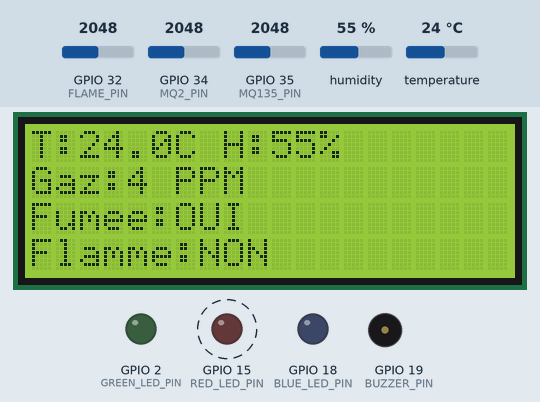
Recording of a sketch running on a simulated ESP32. On the bench: 20×4 character LCD, output pins drawn as LEDs (lit = HIGH), buzzer (waves = sounding). Dashed ring = blinking. The test bench sets the inputs (shaded band); at power-on: GPIO 35 (MQ135_PIN) = 2048, GPIO 32 (FLAME_PIN) = 2048, humidity 55 %, GPIO 34 (MQ2_PIN) = 2048, temperature 24 °C. WiFi joins after 1.5 s; servers stay silent unless stated; uploads are accepted with an empty reply; what the sketch prints to the serial monitor is not drawn.

Above: at 9.4 s.
9.5 s: GPIO 35 (MQ135_PIN) set to 1954
At 11.9 s:
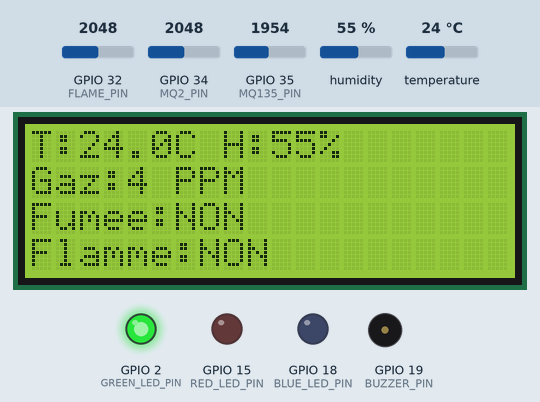
12.2 s: GPIO 32 (FLAME_PIN) set to 1958
At 14.32 s:
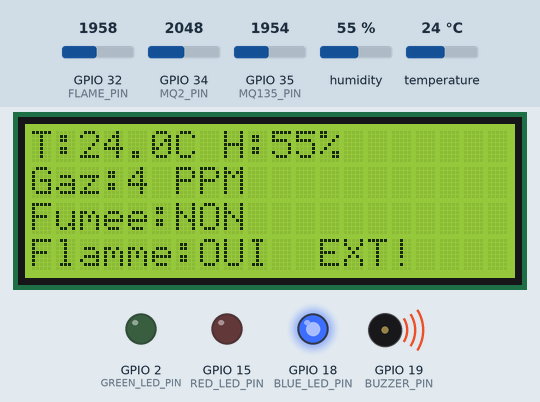
14.8 s: GPIO 35 (MQ135_PIN) set to 2040
At 16.32 s:
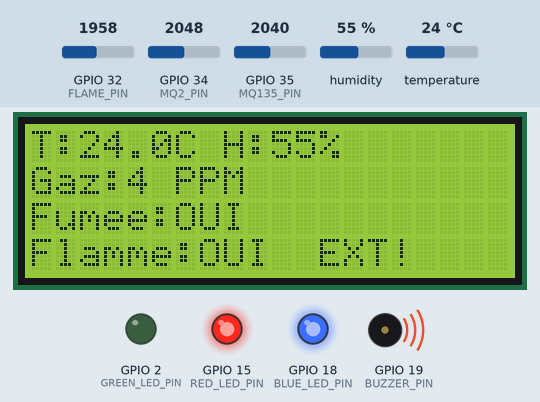
17.3 s: humidity set to 22 %
At 21.17 s:
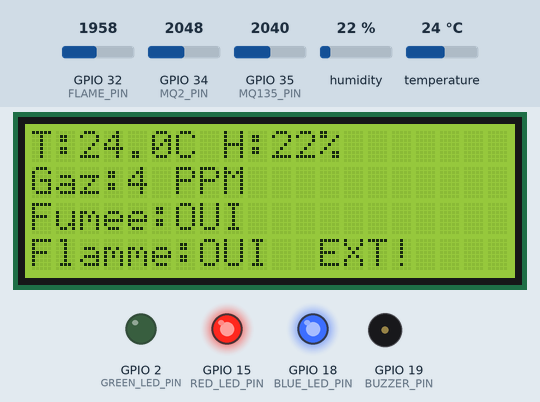
22.0 s: GPIO 32 (FLAME_PIN) set to 2040
At 23.17 s:
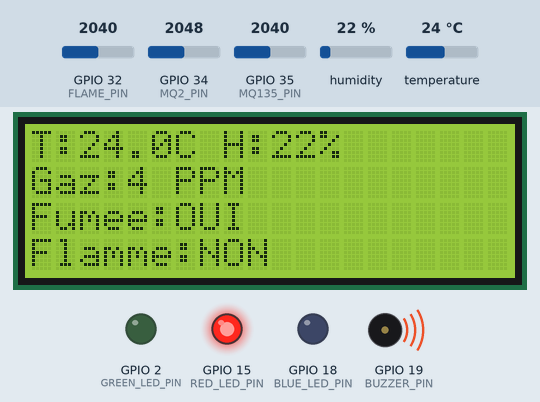
24.2 s: GPIO 35 (MQ135_PIN) set to 1960
At 25.6 s:
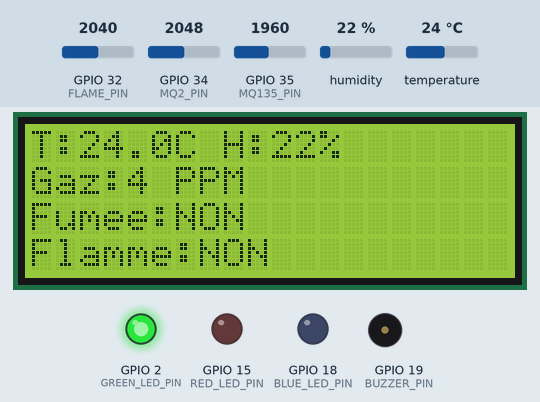
Timing chart, 0 to 27.0 s (numbered marks = the images above; inputs shaded):
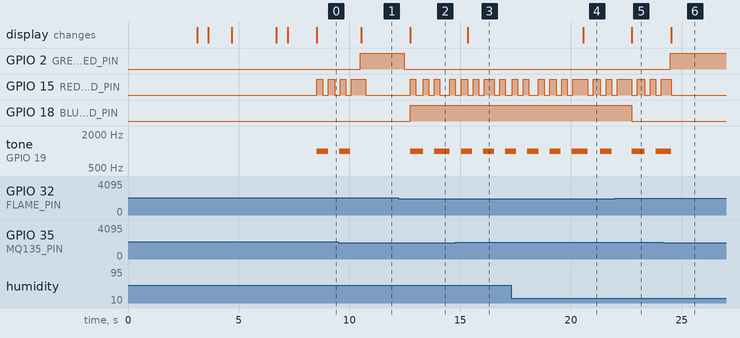

Measured:
- the behaviour switches between 2001 and 2000 on GPIO 35 (MQ135_PIN) (found by bisection; images 0 and 1)
- the behaviour switches between 2000 and 1999 on GPIO 32 (FLAME_PIN) (found by bisection; images 1 and 2)
- after the input at 9.5 s, GPIO 2 (GREEN_LED_PIN): LOW → HIGH after 0.98 s; GPIO 15 (RED_LED_PIN): goes on until 10.7 s, then stays LOW; tone on GPIO 19 (BUZZER_PIN): goes on until 10.0 s, then stays silent; the display: changes after 1.0 s (image 1)
- after the input at 12.2 s, GPIO 2 (GREEN_LED_PIN): HIGH → LOW after 0.28 s; GPIO 15 (RED_LED_PIN): LOW → HIGH after 0.54 s, → LOW 0.25 s later, → HIGH 0.34 s later, → LOW 0.25 s later, … (8 changes in this stretch)
- after the input at 14.8 s, the display: changes after 0.53 s (image 3)
- after the input at 17.3 s, the display: changes after 3.3 s (image 4)
- after the input at 22.0 s, GPIO 18 (BLUE_LED_PIN): HIGH → LOW after 0.74 s; the display: changes after 0.74 s (image 5)
- after the input at 24.2 s, GPIO 2 (GREEN_LED_PIN): LOW → HIGH after 0.28 s; GPIO 15 (RED_LED_PIN): goes on until 24.5 s, then stays LOW; tone on GPIO 19 (BUZZER_PIN): goes on until 24.5 s, then stays silent; the display: changes after 0.33 s (image 6)

The sketch:

sketch_may26a.ino
```cpp
 #include <DHT.h>
#include <LiquidCrystal_I2C.h>
#include <WiFi.h>
#include <HTTPClient.h>

// Configuration WiFi
const char* ssid = "YOUR_WIFI_SSID";
const char* password = "YOUR_WIFI_PASSWORD";

// Configuration Supabase
const String supabaseUrl = "https://YOUR_PROJECT.supabase.co";
const String apiKey = "YOUR_SUPABASE_ANON_KEY";

// Initialisation LCD I2C
LiquidCrystal_I2C lcd(0x27, 20, 4);

// Définition des broches
#define DHTPIN 4
#define DHTTYPE DHT22
#define MQ2_PIN 34         // Gaz - MQ-2 (analogique)
#define MQ135_PIN 35       // Fumée - MQ-135 (analogique)
#define FLAME_PIN 32       // Capteur de flamme (analogique)
#define BUZZER_PIN 19
#define GREEN_LED_PIN 2
#define RED_LED_PIN 15
#define BLUE_LED_PIN 18    // LED bleue pour extincteur

// Seuils
const float tempThreshold = 40.0;
const float humidityThreshold = 20.0;
const float gasPPMThreshold = 200.0;
const int smokeAnalogThreshold = 2000;
const int flameAnalogThreshold = 2000;

// Constantes pour conversion PPM
const float RL_VALUE = 5.0;
const float RO_CLEAN_AIR_FACTOR = 9.83;
const float CALIBRATION_SAMPLE_TIMES = 10;
const float CALIBRATION_SAMPLE_INTERVAL = 50;
const float READ_SAMPLE_INTERVAL = 20;
const float READ_SAMPLE_TIMES = 3;

// Variables
float Ro = 10;
DHT dht(DHTPIN, DHTTYPE);

// Timing
unsigned long lastSensorRead = 0;
unsigned long lastSupabaseUpdate = 0;
unsigned long lastBuzzerToggle = 0;
unsigned long lastLedToggle = 0;
unsigned long lastSupabaseCheck = 0;  // Pour vérifier les commandes depuis l'app
const unsigned long sensorInterval = 1000;
const unsigned long supabaseInterval = 10000;
const unsigned long buzzerInterval = 500;
const unsigned long ledInterval = 250;
const unsigned long supabaseCheckInterval = 2000;  // Vérifier toutes les 2 secondes

// Variables d'état
bool previousFlameState = false;
bool buzzerState = false;
bool ledState = false;
bool alertActive = false;
bool manualExtincteurActive = false;  // État de l'extincteur contrôlé depuis l'app

void setup() {
  Serial.begin(115200);
  lcd.init();
  lcd.backlight();

  // Message de bienvenue
  lcd.setCursor(6, 0);
  lcd.print("BIENVENUE");
  lcd.setCursor(0, 1);
  lcd.print("SYSTEME DE DETECTION");
  lcd.setCursor(6, 2);
  lcd.print("D'INCENDIE");
  delay(3000);

  // Connexion WiFi
  lcd.clear();
  lcd.setCursor(0, 0);
  lcd.print("Connexion WiFi...");
  WiFi.begin(ssid, password);
  Serial.print("Connexion WiFi");

  while (WiFi.status() != WL_CONNECTED) {
    delay(500);
    Serial.print(".");
    lcd.setCursor(0, 1);
    lcd.print("En cours...");
  }

  Serial.println("\nWiFi connecté !");
  lcd.clear();
  lcd.setCursor(0, 0);
  lcd.print("WiFi: CONNECTE");
  lcd.setCursor(0, 1);
  lcd.print("IP: ");
  lcd.print(WiFi.localIP());
  delay(2000);

  // Calibration capteur MQ-2
  lcd.clear();
  lcd.setCursor(0, 0);
  lcd.print("Calibration...");
  Ro = MQCalibration(MQ2_PIN);

  // Configuration des broches
  pinMode(MQ2_PIN, INPUT);
  pinMode(MQ135_PIN, INPUT);
  pinMode(FLAME_PIN, INPUT);
  pinMode(BUZZER_PIN, OUTPUT);
  pinMode(GREEN_LED_PIN, OUTPUT);
  pinMode(RED_LED_PIN, OUTPUT);
  pinMode(BLUE_LED_PIN, OUTPUT);

  dht.begin();

  Serial.println("Système prêt!");
  lcd.clear();
  lcd.setCursor(0, 0);
  lcd.print("SYSTEME PRET!");
  delay(1000);
}

void loop() {
  unsigned long currentMillis = millis();

  // Gestion des alertes
  handleAlerts(currentMillis);

  // Vérifier les commandes depuis l'application
  if (currentMillis - lastSupabaseCheck >= supabaseCheckInterval) {
    lastSupabaseCheck = currentMillis;
    checkSupabaseCommands();
  }

  if (currentMillis - lastSensorRead >= sensorInterval) {
    lastSensorRead = currentMillis;

    // Lecture des capteurs
    float temp = dht.readTemperature();
    float hum = dht.readHumidity();
    float gasPPM = MQGetGasPercentage(MQRead(MQ2_PIN) / Ro);

    int smokeValue = analogRead(MQ135_PIN);
    int flameValue = analogRead(FLAME_PIN);

    bool smokeDetected = smokeValue > smokeAnalogThreshold;
    bool flameDetected = flameValue < flameAnalogThreshold;

    // Vérification DHT
    if (isnan(temp) || isnan(hum)) {
      lcd.clear();
      lcd.setCursor(0, 0);
      lcd.print("Erreur capteur DHT");
      return;
    }

    // Détection alarme - SANS manualExtincteurActive (juste pour LED bleue)
    alertActive = false;
    if (flameDetected || smokeDetected || gasPPM > gasPPMThreshold ||
        temp > tempThreshold || hum < humidityThreshold) {
      alertActive = true;
    }

    // Gestion LED verte
    if (!alertActive) {
      digitalWrite(GREEN_LED_PIN, HIGH);
    } else {
      digitalWrite(GREEN_LED_PIN, LOW);
    }

    // Si l'état de la flamme a changé, mettre à jour l'extincteur
    if (flameDetected != previousFlameState) {
      updateExtincteurState(flameDetected);
      previousFlameState = flameDetected;
    }

    // Affichage LCD avec indication du contrôle manuel
    lcd.clear();
    lcd.setCursor(0, 0);
    lcd.print("T:");
    lcd.print(temp, 1);
    lcd.print("C H:");
    lcd.print(hum, 0);
    lcd.print("%");

    lcd.setCursor(0, 1);
    lcd.print("Gaz:");
    lcd.print(gasPPM, 0);
    lcd.print(" PPM");

    lcd.setCursor(0, 2);
    lcd.print("Fumee:");
    lcd.print(smokeDetected ? "OUI " : "NON");

    lcd.setCursor(0, 3);
    if (manualExtincteurActive) {
      lcd.print("EXTINCTEUR: MANUEL");
    } else {
      lcd.print("Flamme:");
      lcd.print(flameDetected ? "OUI " : "NON");
      if (flameDetected) {
        lcd.print(" EXT!");
      }
    }

    // Debug série
    Serial.print("T:");
    Serial.print(temp);
    Serial.print(" H:");
    Serial.print(hum);
    Serial.print(" Gaz:");
    Serial.print(gasPPM);
    Serial.print(" Fumée:");
    Serial.print(smokeValue);
    Serial.print(" Flamme:");
    Serial.print(flameValue);
    Serial.print(" Détectée:");
    Serial.print(flameDetected ? "OUI" : "NON");
    Serial.print(" Manuel:");
    Serial.println(manualExtincteurActive ? "OUI" : "NON");

    // Envoi périodique vers Supabase
    if (currentMillis - lastSupabaseUpdate >= supabaseInterval) {
      lastSupabaseUpdate = currentMillis;
      sendSensorDataToSupabase(temp, hum, gasPPM, flameDetected, smokeDetected);
    }
  }
}

void handleAlerts(unsigned long currentMillis) {
  // LED bleue : toujours gérée indépendamment (flamme OU contrôle manuel)
  digitalWrite(BLUE_LED_PIN, (previousFlameState || manualExtincteurActive) ? HIGH : LOW);

  if (alertActive) {
    // Gestion buzzer clignotant
    if (currentMillis - lastBuzzerToggle >= buzzerInterval) {
      lastBuzzerToggle = currentMillis;
      buzzerState = !buzzerState;

      if (buzzerState) {
        tone(BUZZER_PIN, 1000);
      } else {
        noTone(BUZZER_PIN);
      }
    }

    // Gestion LED rouge clignotante
    if (currentMillis - lastLedToggle >= ledInterval) {
      lastLedToggle = currentMillis;
      ledState = !ledState;
      digitalWrite(RED_LED_PIN, ledState ? HIGH : LOW);
    }

  } else {
    // Pas d'alerte - éteindre buzzer et LED rouge seulement
    noTone(BUZZER_PIN);
    digitalWrite(RED_LED_PIN, LOW);
    buzzerState = false;
    ledState = false;
  }
}

void sendSensorDataToSupabase(float temp, float hum, float gas, bool flame, bool smoke) {
  if (WiFi.status() != WL_CONNECTED) {
    Serial.println("WiFi non connecté - envoi annulé");
    return;
  }

  HTTPClient http;
  String url = supabaseUrl + "capteurs";

  String jsonPayload = "{";
  jsonPayload += "\"temperature\":" + String(temp, 2) + ",";
  jsonPayload += "\"humidity\":" + String(hum, 2) + ",";
  jsonPayload += "\"gas\":" + String(gas, 2) + ",";
  jsonPayload += "\"flame\":";
  jsonPayload += flame ? "true" : "false";
  jsonPayload += ",";
  jsonPayload += "\"smoke\":";
  jsonPayload += smoke ? "true" : "false";
  jsonPayload += "}";

  Serial.println("=== ENVOI CAPTEURS ===");
  Serial.println("URL: " + url);
  Serial.println("JSON: " + jsonPayload);

  http.begin(url);
  http.addHeader("Content-Type", "application/json");
  http.addHeader("apikey", apiKey);
  http.addHeader("Authorization", "Bearer " + apiKey);
  http.setTimeout(5000);

  int httpResponseCode = http.POST(jsonPayload);

  Serial.print("Code réponse: ");
  Serial.println(httpResponseCode);

  if (httpResponseCode > 0) {
    String response = http.getString();
    Serial.println("Réponse complète: " + response);
    if (httpResponseCode == 201) {
      Serial.println("✓ Données insérées avec succès!");
    }
  } else {
    Serial.println("✗ Erreur HTTP - Vérifiez la table et RLS!");
  }

  http.end();
}

// Vérifier les commandes depuis l'application mobile
void checkSupabaseCommands() {
  if (WiFi.status() != WL_CONNECTED) {
    return;
  }

  HTTPClient http;
  // Récupérer le dernier enregistrement pour ESP32_1, ordonné par date
  String url = supabaseUrl + "extincteur_state?device_id=eq.ESP32_1&order=last_updated.desc&limit=1";

  http.begin(url);
  http.addHeader("apikey", apiKey);
  http.addHeader("Authorization", "Bearer " + apiKey);
  http.setTimeout(3000);

  int httpResponseCode = http.GET();

  if (httpResponseCode == 200) {
    String response = http.getString();

    // Parser la réponse JSON simple
    if (response.length() > 10) {  // Vérifier qu'il y a des données

      // Chercher "is_active":true ou "is_active":false
      bool commandActive = false;
      if (response.indexOf("\"is_active\":true") != -1) {
        commandActive = true;
      } else if (response.indexOf("\"is_active\":false") != -1) {
        commandActive = false;
      }

      // Si l'état a changé depuis l'application
      if (commandActive != manualExtincteurActive) {
        manualExtincteurActive = commandActive;

        Serial.println("=== COMMANDE REÇUE DEPUIS L'APP ===");
        Serial.print("Extincteur manuel: ");
        Serial.println(manualExtincteurActive ? "ACTIVÉ" : "DÉSACTIVÉ");
        Serial.println("Réponse Supabase: " + response);

        // Affichage immédiat sur LCD
        lcd.clear();
        lcd.setCursor(0, 0);
        if (manualExtincteurActive) {
          lcd.print("COMMANDE REÇUE:");
          lcd.setCursor(0, 1);
          lcd.print("EXTINCTEUR ACTIVE");
          lcd.setCursor(0, 2);
          lcd.print("DEPUIS L'APP");
        } else {
          lcd.print("COMMANDE REÇUE:");
          lcd.setCursor(0, 1);
          lcd.print("EXTINCTEUR ARRETE");
          lcd.setCursor(0, 2);
          lcd.print("DEPUIS L'APP");
        }
        delay(2000);  // Afficher le message pendant 2 secondes
      }
    }
  } else if (httpResponseCode > 0) {
    Serial.print("Erreur lecture Supabase: ");
    Serial.println(httpResponseCode);
  }

  http.end();
}

void updateExtincteurState(bool isActive) {
  if (WiFi.status() != WL_CONNECTED) {
    Serial.println("WiFi non connecté - mise à jour extincteur annulée");
    return;
  }

  HTTPClient http;
  String url = supabaseUrl + "extincteur_state";

  // Créer un nouvel enregistrement avec ID auto-généré
  String jsonPayload = "{";
  jsonPayload += "\"device_id\":\"ESP32_1\",";
  jsonPayload += "\"is_active\":";
  jsonPayload += isActive ? "true" : "false";
  jsonPayload += "}";

  Serial.println("=== NOUVEL ÉTAT EXTINCTEUR ===");
  Serial.println("URL: " + url);
  Serial.println("Payload: " + jsonPayload);

  http.begin(url);
  http.addHeader("Content-Type", "application/json");
  http.addHeader("apikey", apiKey);
  http.addHeader("Authorization", "Bearer " + apiKey);
  http.setTimeout(5000);

  int httpResponseCode = http.POST(jsonPayload);

  Serial.print("Extincteur POST - Code: ");
  Serial.print(httpResponseCode);

  if (httpResponseCode == 201) {
    Serial.println(" - Nouvel enregistrement créé!");
    String response = http.getString();
    Serial.println("Réponse: " + response);
  } else if (httpResponseCode > 0) {
    Serial.println(" - Erreur!");
    String response = http.getString();
    Serial.println("Erreur: " + response);
  } else {
    Serial.println(" - Erreur de connexion!");
  }

  http.end();

  Serial.print("Nouvel état extincteur: ");
  Serial.println(isActive ? "ACTIF" : "INACTIF");
}

// Fonctions MQ-2
float MQCalibration(int mq_pin) {
  int i;
  float val = 0;

  for (i = 0; i < CALIBRATION_SAMPLE_TIMES; i++) {
    val += MQResistanceCalculation(analogRead(mq_pin));
    delay(CALIBRATION_SAMPLE_INTERVAL);
  }
  val = val / CALIBRATION_SAMPLE_TIMES;
  val = val / RO_CLEAN_AIR_FACTOR;

  return val;
}

float MQResistanceCalculation(int raw_adc) {
  return (((float)RL_VALUE * (4095 - raw_adc) / raw_adc));
}

float MQRead(int mq_pin) {
  int i;
  float rs = 0;

  for (i = 0; i < READ_SAMPLE_TIMES; i++) {
    rs += MQResistanceCalculation(analogRead(mq_pin));
    delay(READ_SAMPLE_INTERVAL);
  }

  rs = rs / READ_SAMPLE_TIMES;
  return rs;
}

float MQGetGasPercentage(float rs_ro_ratio) {
  return (574.0 * pow(rs_ro_ratio, -2.222));
}
```
